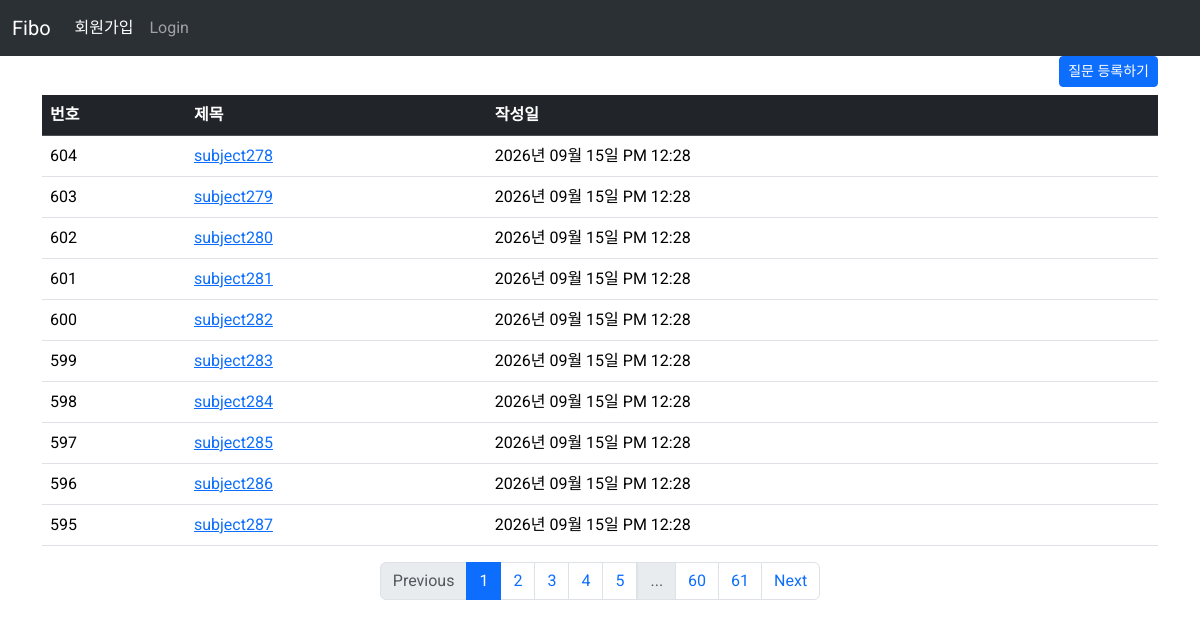
The page /question/list on the database as committed earlier.
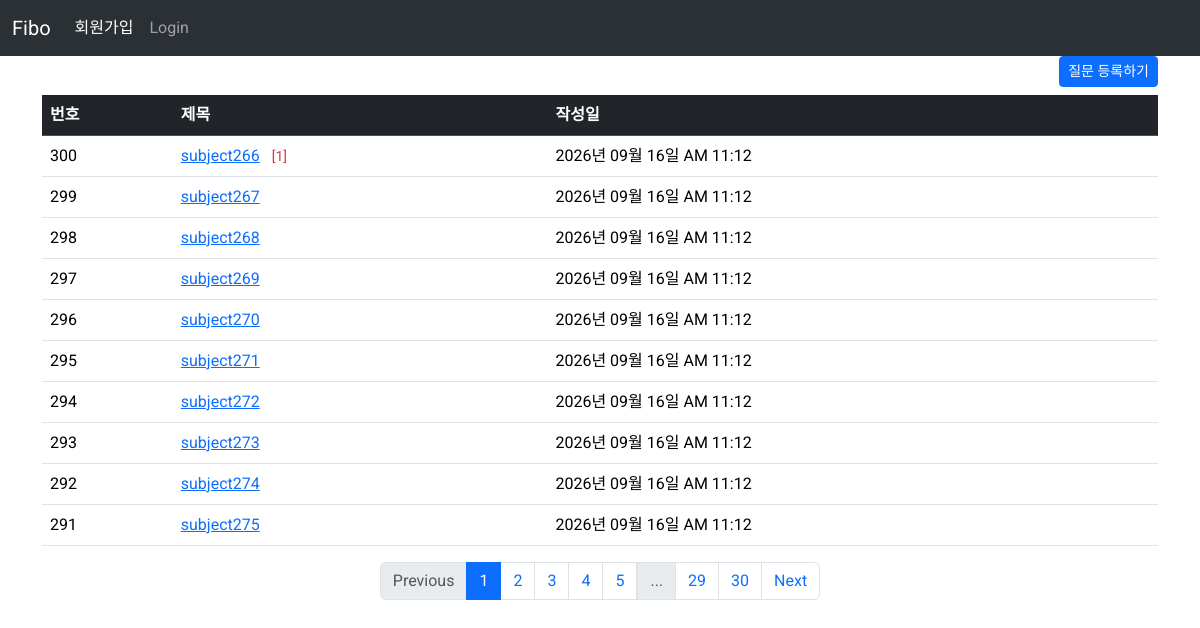
The same page on the database as committed later.
### pybo/models.py (models this page shows)
class Question(db.Model):
    id = db.Column(db.Integer, primary_key=True)
    subject = db.Column(db.String(200), nullable=False)
    content = db.Column(db.Text, nullable=False)
    create_date = db.Column(db.DateTime,nullable=False)

### pybo/views/question_views.py (the view)
@bp.route('/list')
def _list():
    question_list = Question.query.order_by(Question.create_date.desc())
    page = request.args.get('page', default=1, type=int)
    question_list = question_list.paginate(page=page, per_page=10)
    return render_template('question/question_list.html', question_list=question_list)

### pybo/filter.py (called while the page is built)
def format_datetime(value,fmt="%Y년 %m월 %d일 %p %I:%M"):
    return value.strftime(fmt)

### pybo/templates/question/question_list.html
{% extends "base.html" %}
{% block content %}
<div class="container mv-3">
    <div class="text-end">
       <a href="{{ url_for('question.create') }}" class="btn btn-primary btn-sm mb-2">질문 등록하기</a>
    </div>
    <table class="table table-hover">
      <thead>
        <tr class="table-dark">
          <th scope="col">번호</th>
          <th scope="col">제목</th>
          <th scope="col">작성일</th>
        </tr>
      </thead>
      <tbody>
        {% if question_list %}
          {% for question in question_list.items %}
          <tr>
            <td>{{ question_list.total - ((question_list.page-1)*question_list.per_page) -loop.index0 }}</td>
            <td><a href="{{ url_for('question.detail', question_id=question.id) }}">{{ question.subject }}</a>
                {% if question.answer_set| length > 0 %}
                    <span class="text-danger small mx-2">[{{question.answer_set|length}}]</span> </span>
                {% endif %}
            </td>
            <td>{{ question.create_date |datetime}}</td>
          </tr>
          {% endfor %}
        {% else %}
        <tr>
            <td colspan="3">질문이 없습니다.</td>
        </tr>
        {% endif %}
      </tbody>
    </table>
    <ul class="pagination justify-content-center">
        {% if question_list.has_prev %}
          <li class="page-item"><a class="page-link" href="?page={{question_list.prev_num}}">Previous</a></li>
        {% else %}
          <li class="page-item disabled"><a class="page-link" href="javascript:void(0)">Previous</a></li>
        {% endif %}
        {% for page_num in question_list.iter_pages() %}
        {% if page_num %}
        {% if page_num != question_list.page %}
        <li class="page-item">
            <a class="page-link" href="?page={{ page_num }}">{{ page_num }}</a>
        </li>
        {% else %}
        <li class="page-item active" aria-current="page">
            <a class="page-link" href="javascript:void(0)">{{ page_num }}</a>
        </li>
        {% endif %}
        {% else %}
        <li class="disabled">
            <a class="page-link" href="javascript:void(0)">...</a>
        </li>
        {% endif %}
        {% endfor %}
        {% if question_list.has_next %}
          <li class="page-item"><a class="page-link" href="?page={{question_list.next_num}}">Next</a></li>
        {% else %}
          <li class="page-item disabled"><a class="page-link" href="javascript:void(0)">Next</a></li>
        {% endif %}
    </ul>
</div>
{% endblock %}

Rows that differ between the two databases and show on the page:
removed Question: total "604", subject "subject278", create_date "2026년 09월 15일 PM 12:28"
removed Question: total "603", subject "subject279", create_date "2026년 09월 15일 PM 12:28"
removed Question: total "602", subject "subject280", create_date "2026년 09월 15일 PM 12:28"
removed Question: total "601", subject "subject281", create_date "2026년 09월 15일 PM 12:28"
removed Question: total "600", subject "subject282", create_date "2026년 09월 15일 PM 12:28"
removed Question: total "599", subject "subject283", create_date "2026년 09월 15일 PM 12:28"
removed Question: total "598", subject "subject284", create_date "2026년 09월 15일 PM 12:28"
removed Question: total "597", subject "subject285", create_date "2026년 09월 15일 PM 12:28"
removed Question: total "596", subject "subject286", create_date "2026년 09월 15일 PM 12:28"
removed Question: total "595", subject "subject287", create_date "2026년 09월 15일 PM 12:28"
now on this page (row edited): Question: total "300", subject "subject266", answer_set|length "1", create_date "2026년 09월 16일 AM 11:12"
now on this page (row edited): Question: total "299", subject "subject267", create_date "2026년 09월 16일 AM 11:12"
now on this page (row edited): Question: total "298", subject "subject268", create_date "2026년 09월 16일 AM 11:12"
now on this page (row edited): Question: total "297", subject "subject269", create_date "2026년 09월 16일 AM 11:12"
now on this page (row edited): Question: total "296", subject "subject270", create_date "2026년 09월 16일 AM 11:12"
now on this page (row edited): Question: total "295", subject "subject271", create_date "2026년 09월 16일 AM 11:12"
now on this page (row edited): Question: total "294", subject "subject272", create_date "2026년 09월 16일 AM 11:12"
now on this page (row edited): Question: total "293", subject "subject273", create_date "2026년 09월 16일 AM 11:12"
now on this page (row edited): Question: total "292", subject "subject274", create_date "2026년 09월 16일 AM 11:12"
now on this page (row edited): Question: total "291", subject "subject275", create_date "2026년 09월 16일 AM 11:12"
Other text that changed with them:
new list line: "29"
new list line: "30"
list line gone: "60"
list line gone: "61"
